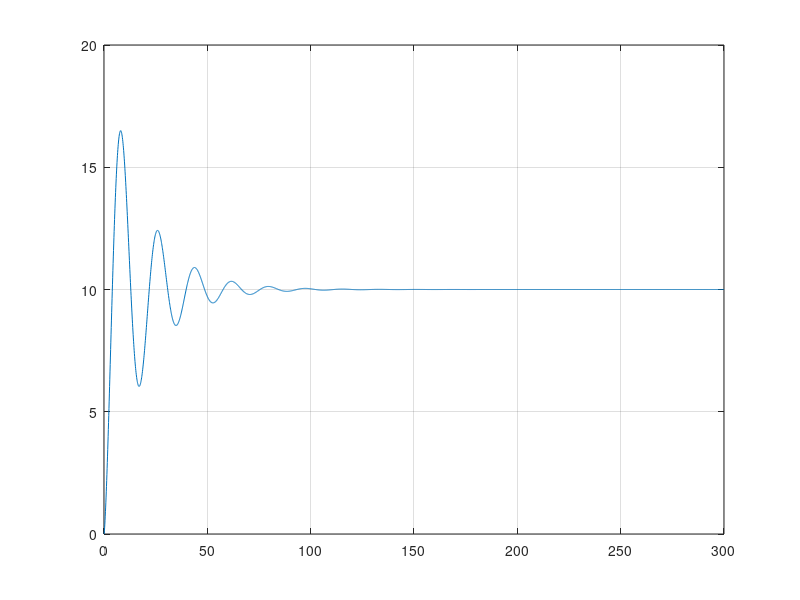

Here is the MATLAB script that generated this plot:
ng1 = [10.8E+08 10.8E+08];
dg1 = [1 8];
sysg1 = tf(ng1,dg1);

ng2 = [1];
dg2 = [10.8E+08 0 0];
sysg2 = tf(ng2,dg2);

sys1 = series(sysg1,sysg2);
sys = feedback(sys1,[1],-1)

t=[0:0.1:300];
[y,t] = step(10*sys,t);
plot(t,y)
grid
